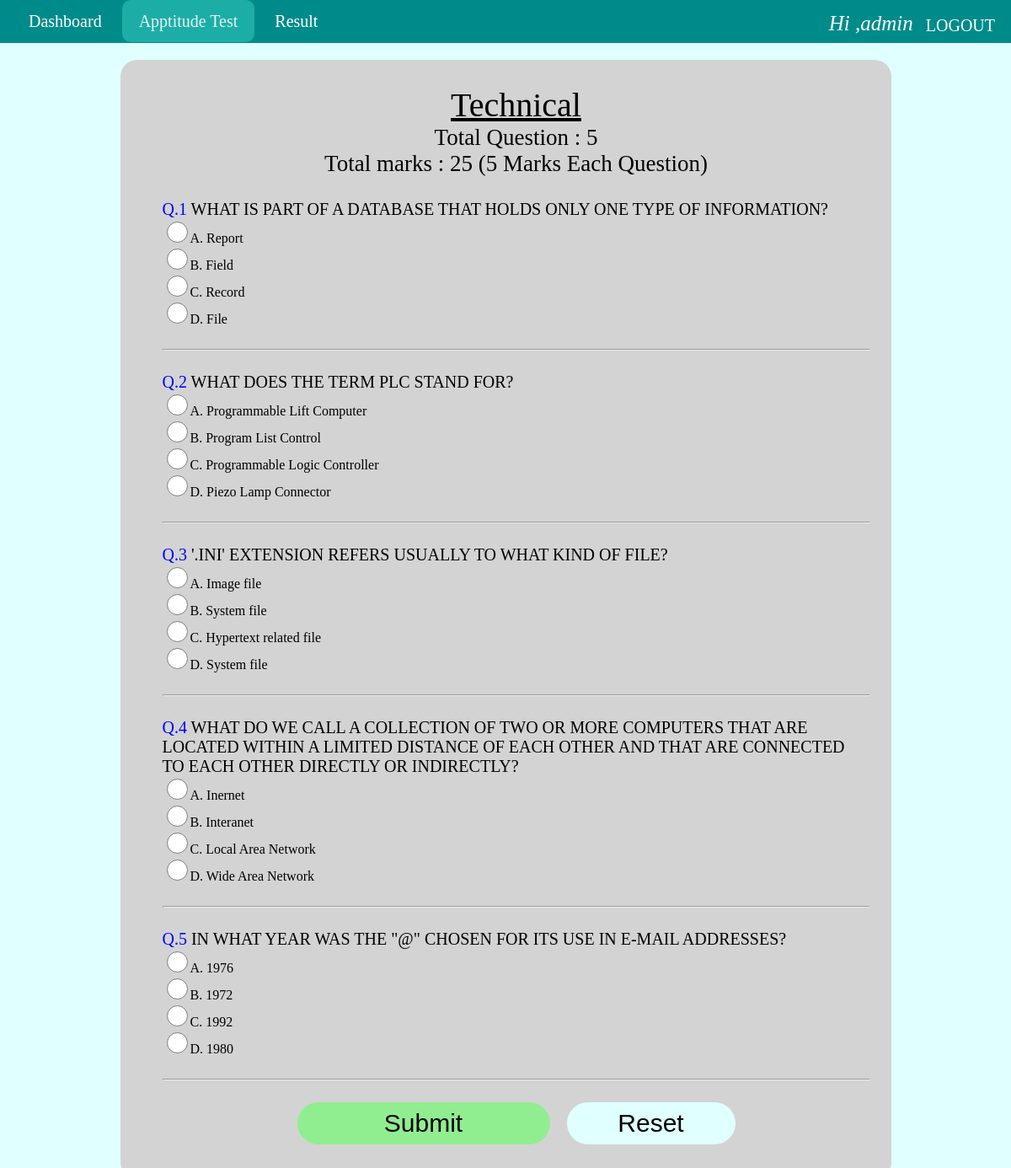
Page /test.php?topic=Technical (signed in) on the committed database.
### tables this page shows
CREATE TABLE `test` (
  `id` int(11) NOT NULL,
  `topic` varchar(50) NOT NULL,
  `each_carry` int(11) NOT NULL,
  `q1` varchar(250) NOT NULL,
  `q1_option1` varchar(50) NOT NULL,
  `q1_option2` varchar(50) NOT NULL,
  `q1_option3` varchar(50) NOT NULL,
  `q1_option4` varchar(50) NOT NULL,
  `q1_answer` varchar(50) NOT NULL,
  `q2` varchar(250) NOT NULL,
  `q2_option1` varchar(50) NOT NULL,
  `q2_option2` varchar(50) NOT NULL,
  `q2_option3` varchar(50) NOT NULL,
  `q2_option4` varchar(50) NOT NULL,
  `q2_answer` varchar(50) NOT NULL,
  `q3` varchar(250) NOT NULL,
  `q3_option1` varchar(50) NOT NULL,
  `q3_option2` varchar(50) NOT NULL,
  `q3_option3` varchar(50) NOT NULL,
  `q3_option4` varchar(50) NOT NULL,
  `q3_answer` varchar(50) NOT NULL,
  `q4` varchar(250) NOT NULL,
  `q4_option1` varchar(50) NOT NULL,
  `q4_option2` varchar(50) NOT NULL,
  `q4_option3` varchar(50) NOT NULL,
  `q4_option4` varchar(50) NOT NULL,
  `q4_answer` varchar(50) NOT NULL,
  `q5` varchar(250) NOT NULL,
  `q5_option1` varchar(50) NOT NULL,
  `q5_option2` varchar(50) NOT NULL,
  `q5_option3` varchar(25) NOT NULL,
  `q5_option4` varchar(50) NOT NULL,
  `q5_answer` varchar(50) NOT NULL
);

### php/session.php (called while the page is built, shortened)
<?php
   if(!isset($_SESSION['login_user'])){
      header("location:login.php");
   }
   else{
	   $login_session = $_SESSION['login_user'];
   }
?>

### test.php (the view, shortened to what this page needs)
<?php
include("php/session.php");
if($_GET['topic']){
	$topic = $_GET['topic'];
	$sql = "select * from test where topic = '$topic' ";
	$query = mysqli_query($con,$sql);
	$result = mysqli_fetch_assoc($query);
	$total_question = 5;
	$total_marks = $total_question * $result['each_carry'];
?>
<html>
 <head>
 	<link rel="stylesheet" type="text/css" href="css/home.css">
 </head>
 <body bgcolor="lightcyan">
<nav>
	<a href="dashboard.php">Dashboard</a>
	<a href="test.php" class="active">Apptitude Test</a>
	<a href="result.php">Result</a>
	<a href="php/logout.php" style="float: right;margin: 0;padding: 5px;opacity: 1.0">LOGOUT</a>
	<font style="float: right;font-size: 25;padding-right:10px;font-style: italic; color: white">Hi ,<?php echo $login_session ?></font>
</nav>
 <center>
 <div>
 	<form onsubmit="return submitTest()" method="post" style="text-align: left;">
 		<center>
 		<p style="text-decoration: underline;margin-bottom: 0px;font-size: 40;margin-top: 5px;"><?php echo $_GET['topic'];?></p>
 		<p style="margin-top: 0px;font-size: 27;margin-bottom: 0px;">Total Question : <?php echo $total_question; ?></p>
 		<p style="font-size: 27;margin-top: 0px;">Total marks : <?php echo $total_marks; ?> (<?php echo $result['each_carry']; ?> Marks Each Question)</p>
 		</center>
		<label><font color="blue">Q.1</font> <?php echo $result['q1']; ?></label><br>
		<input type="radio" name="q1" value="<?php echo $result['q1_option1']; ?>">A. <?php echo $result['q1_option1']; ?><br>
		<input type="radio" name="q1" value="<?php echo $result['q1_option2']; ?>">B. <?php echo $result['q1_option2']; ?><br>
		<input type="radio" name="q1" value="<?php echo $result['q1_option3']; ?>">C. <?php echo $result['q1_option3']; ?><br>
		<input type="radio" name="q1" value="<?php echo $result['q1_option4']; ?>">D. <?php echo $result['q1_option4']; ?><br>
		<br><hr><br>
		<label>
			<font color="blue">Q.2</font> <?php echo $result['q2']; ?>
		</label><br>
		<input type="radio" name="q2" value="<?php echo $result['q2_option1']; ?>">A. <?php echo $result['q2_option1']; ?><br>
		<input type="radio" name="q2" value="<?php echo $result['q2_option2']; ?>">B. <?php echo $result['q2_option2']; ?><br>
		<input type="radio" name="q2" value="<?php echo $result['q2_option3']; ?>">C. <?php echo $result['q2_option3']; ?><br>
		<input type="radio" name="q2" value="<?php echo $result['q2_option4']; ?>">D. <?php echo $result['q2_option4']; ?><br>
		<br><hr><br>
			<label><font color="blue">Q.3</font> <?php echo $result['q3']; ?></label><br>
		<input type="radio" name="q3" value="<?php echo $result['q3_option1']; ?>">A. <?php echo $result['q3_option1']; ?><br>
		<input type="radio" name="q3" value="<?php echo $result['q3_option2']; ?>">B. <?php echo $result['q3_option2']; ?><br>
		<input type="radio" name="q3" value="<?php echo $result['q3_option3']; ?>">C. <?php echo $result['q3_option3']; ?><br>
		<input type="radio" name="q3" value="<?php echo $result['q3_option4']; ?>">D. <?php echo $result['q3_option4']; ?><br>
		<br><hr><br>
		<label>
			<font color="blue">Q.4</font> 	<?php echo $result['q4']; ?>
		</label><br>
		<input type="radio" name="q4" value="<?php echo $result['q4_option1']; ?>">A. <?php echo $result['q4_option1']; ?><br>
		<input type="radio" name="q4" value="<?php echo $result['q4_option2']; ?>">B. <?php echo $result['q4_option2']; ?><br>
		<input type="radio" name="q4" value="<?php echo $result['q4_option3']; ?>">C. <?php echo $result['q4_option3']; ?><br>
		<input type="radio" name="q4" value="<?php echo $result['q4_option4']; ?>">D. <?php echo $result['q4_option4']; ?><br>
		<br><hr><br>
			<label><font color="blue">Q.5</font> <?php echo $result['q5']; ?>
		</label><br>
		<input type="radio" name="q5" value="<?php echo $result['q5_option1']; ?>">A. <?php echo $result['q5_option1']; ?><br>
		<input type="radio" name="q5" value="<?php echo $result['q5_option2']; ?>">B. <?php echo $result['q5_option2']; ?><br>
		<input type="radio" name="q5" value="<?php echo $result['q5_option3']; ?>">C. <?php echo $result['q5_option3']; ?><br>
		<input type="radio" name="q5" value="<?php echo $result['q5_option4']; ?>">D. <?php echo $result['q5_option4']; ?><br>
		<br><hr><br>
		<center><button type="submit">Submit</button><input class="reset" type="reset" value="Reset"></center>
 	</form>
 </div>
 </center>
</body>
</html>
<?php
}
else{
	header("location:dashboard.php");
}
?>

### css/home.css (style rules this page uses)
body,html { padding: 0; margin: 0; }
nav { background-color: darkcyan; padding: 14px; }
nav a { color: white; text-decoration: none; font-size:20px; padding: 14px 20px; border-radius: 10px; }
nav a.active { background-color: lightseagreen; opacity: 0.9; }

### test.php (style rules this page uses)
div { padding: 25px; padding-left: 50px; margin: 20px; width: 70%; border-radius: 20px; border: hidden; background-color: lightgrey; }
input[type="radio"] { width: 25px; height: 25px; }
label { font-size: 20; text-transform: uppercase; }
button { width: 300px; font-size: 30; border-radius: 25px; border:solid lightgreen; background-color: lightgreen; padding: 5px; }
.reset { width: 200; font-size: 30; border-radius: 25px; border:solid lightcyan; background-color: lightcyan; padding: 5px; margin-left: 20px; }

### rows in the picture
test: each_carry "25", each_carry "5", q1 "WHAT IS PART OF A DATABASE THAT HOLDS ONLY ONE TYPE OF INFORMATION?", q1_option1 "Report", q1_option2 "Field", q1_option3 "Record", q1_option4 "File", q2 "WHAT DOES THE TERM PLC STAND FOR?", q2_option1 "Programmable Lift Computer", q2_option2 "Program List Control", q2_option3 "Programmable Logic Controller", q2_option4 "Piezo Lamp Connector", q3 "'.INI' EXTENSION REFERS USUALLY TO WHAT KIND OF FILE?", q3_option1 "Image file", q3_option2 "System file", q3_option3 "Hypertext related file", q3_option4 "System file", q4 "WHAT DO WE CALL A COLLECTION OF TWO OR MORE COMPUTERS THAT ARE LOCATED WITHIN A LIMITED DISTANCE OF EACH OTHER AND THAT ARE CONNECTED TO EACH OTHER DIRECTLY OR INDIRECTLY?", q4_option1 "Inernet", q4_option2 "Interanet", q4_option3 "Local Area Network", q4_option4 "Wide Area Network", q5 "IN WHAT YEAR WAS THE \"@\" CHOSEN FOR ITS USE IN E-MAIL ADDRESSES?", q5_option1 "1976", q5_option2 "1972", q5_option3 "1992", q5_option4 "1980"

### other values in the picture
$login_session "admin"
$_GET['topic'] "Technical"
$total_question "5"
